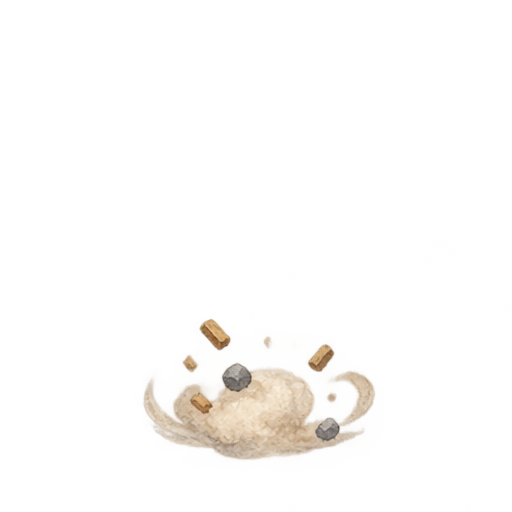
#> input picture assets/effects/construction/construction-animation-10.webp, 512 x 512 px
$ python package_expanded_effects.py construction/construction-animation-10.webp construction/construction-animation-15.webp
#> lines starting #> are read from the running program, lines starting #| are printed output that depends on the picture
"""Crop generated in-between sprites and package the ten-frame game sequences."""
from pathlib import Path
import json
import shutil
import sys
import zipfile
from PIL import Image

root = Path(__file__).resolve().parent
sequence = ['01','extra-01','02','extra-02','03','extra-03','04','05','extra-04','06']
weights = [70,70,85,85,85,85,190,90,90,250]
for kind, source, total in [('construction',sys.argv[1],2000),('upgrade',sys.argv[2],3000)]:
    folder = root / kind
    source = Path(source)
    shutil.copy2(source, folder / f'{kind}-extra-sheet.png')
    image = Image.open(source).convert('RGBA')
#> image is the input picture: PIL image 512x512 RGBA; mean R, G, B, A 20.5, 18.1, 15.3, 12.9
    assert abs(image.width-image.height)<=2, image.size
    for index in range(4):
        col, row = index%2,index//2
        cell = image.crop((round(col*image.width/2),round(row*image.height/2),
                           round((col+1)*image.width/2),round((row+1)*image.height/2)))
        cell = cell.resize((512,512),Image.Resampling.LANCZOS)
        assert cell.getchannel('A').getextrema()[0]==0
        cell.save(folder / f'{kind}-extra-{index+1:02d}.png')
#> this loop made 4 passes
#> pass 1, `cell = cell.resize((512,512),Image.Resampling.LANCZOS)`:
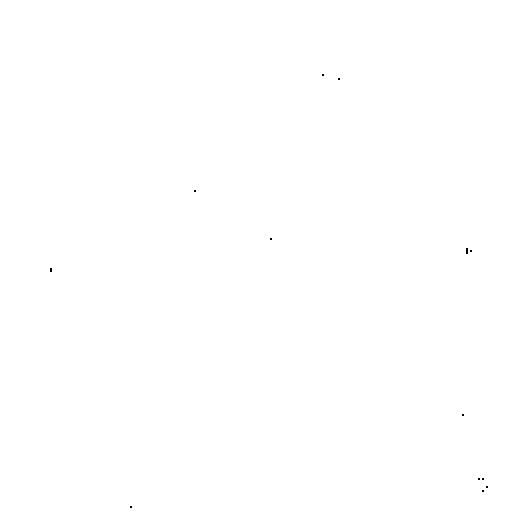
#> cell: PIL image 512x512 RGBA; mean R, G, B, A 0, 0, 0, 0.000244; transparent parts drawn white
#> after the loop:
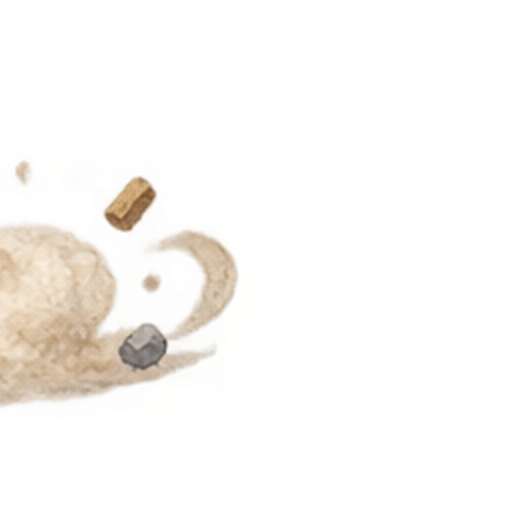
#> cell: PIL image 512x512 RGBA; mean R, G, B, A 47.4, 41, 30.4, 25.4; transparent parts drawn white
#> (the run stopped early here; a loop or call above may not have finished)

$ run again, on assets/effects/construction/construction-02.png
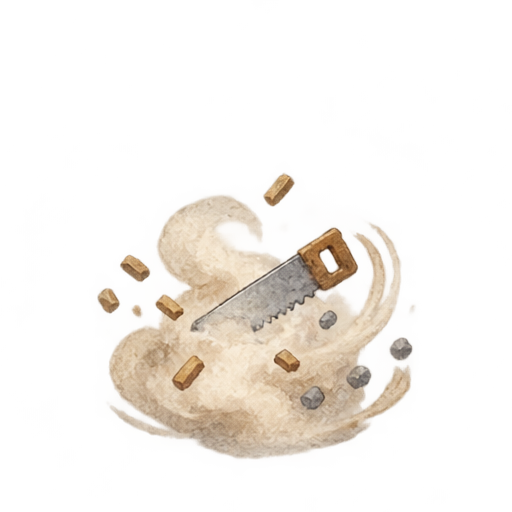
#> input picture assets/effects/construction/construction-02.png, 512 x 512 px
#> image is the input picture: PIL image 512x512 RGBA; mean R, G, B, A 99.7, 87.6, 72.9, 48.5
#> the loop `for index in range(4):` made 4 passes
#> pass 1, `cell = image.crop((round(col*image.width/2),round(row*image.height/2),..`:
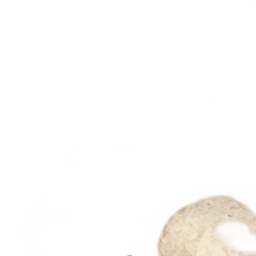
#> cell: PIL image 256x256 RGBA; mean R, G, B, A 59.5, 53, 44.3, 15.4; transparent parts drawn white
#> after the loop `for index in range(4):`:
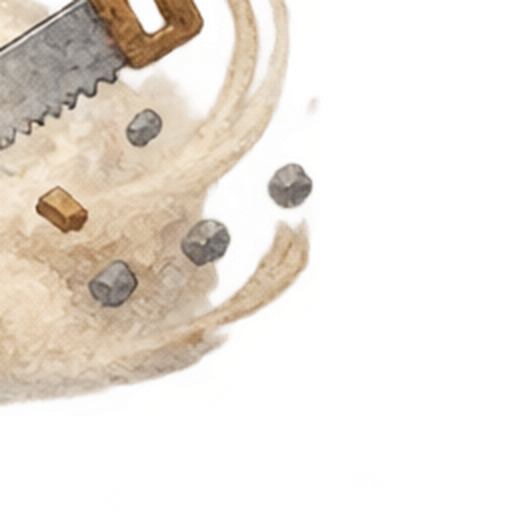
#> cell: PIL image 512x512 RGBA; mean R, G, B, A 93.2, 84.5, 69, 85.2; transparent parts drawn white

$ run again, on assets/effects/construction/construction-03.png
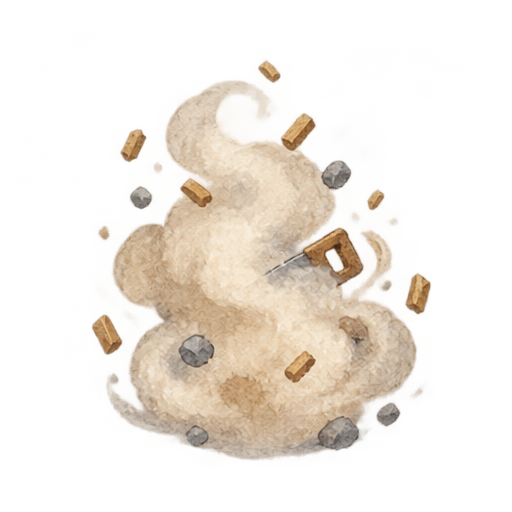
#> input picture assets/effects/construction/construction-03.png, 512 x 512 px
#> image is the input picture: PIL image 512x512 RGBA; mean R, G, B, A 125.4, 109.9, 91.6, 71.3
#> the loop `for index in range(4):` made 4 passes
#> pass 1, `cell = image.crop((round(col*image.width/2),round(row*image.height/2),..`:
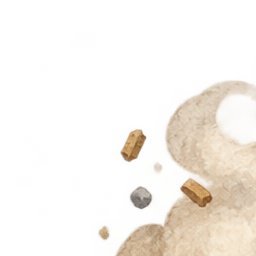
#> cell: PIL image 256x256 RGBA; mean R, G, B, A 121.9, 107.1, 89, 54.6; transparent parts drawn white
#> after the loop `for index in range(4):`:
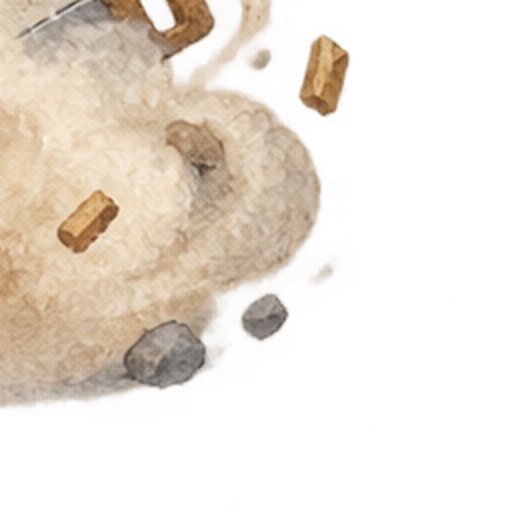
#> cell: PIL image 512x512 RGBA; mean R, G, B, A 99.4, 87.9, 72.2, 99.1; transparent parts drawn white
